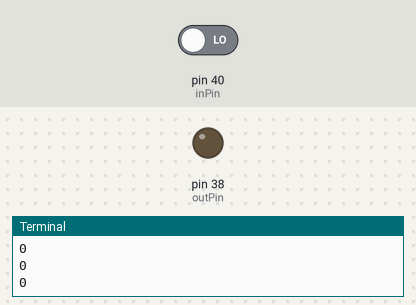
The program below on a simulated Raspberry Pi (header pin numbers). Parts: output pins drawn as LEDs (lit = HIGH), the last lines printed to the terminal. Inputs (shaded band) come from the test bench; at power-on: pin 40 (inPin) LOW.

Above: at 1.2 s.
1.3 s: pin 40 (inPin) driven HIGH
At 1.8 s:
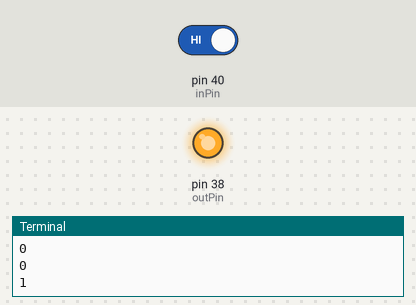
3.0 s: pin 40 (inPin) driven LOW
At 4.1 s:
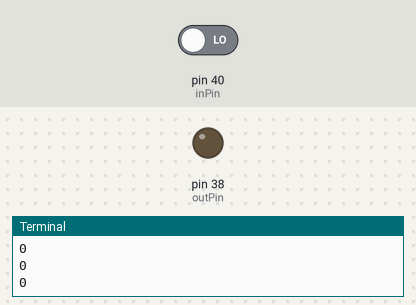
Timing chart, 0 to 6.0 s (numbered marks = the images above; inputs shaded):
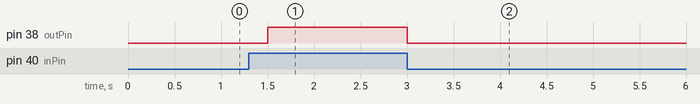

Measured:
- after the input at 1.3 s, pin 38 (outPin): LOW → HIGH after 0.20 s
- after the input at 3.0 s, pin 38 (outPin): HIGH → LOW at once

The program:

GPIORelayButton.py
```python
import RPi.GPIO as gpio
from time import sleep
gpio.setmode(gpio.BOARD)

inPin = 40
outPin = 38
delay=.5

gpio.setup(inPin,gpio.IN)
gpio.setup(outPin, gpio.OUT)
try:
    while True:
        readVal = gpio.input(inPin)
        if readVal == 1:
            gpio.output(outPin, 1)
        if readVal == 0:
            gpio.output(outPin, 0)
        print(readVal)
        sleep(delay)
except KeyboardInterrupt:
    gpio.cleanup()
```
